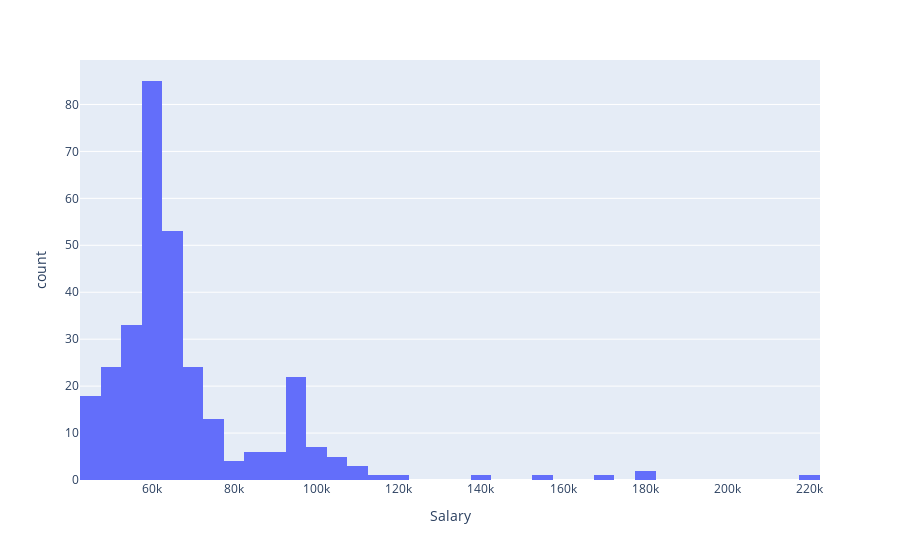

This figure's notebook cell:
### Code cell
px.histogram(df, x="Salary")

### Figure 1 — Plotly figure (JSON) as saved in the notebook; plotly's stock layout.template omitted (floating-point values rounded to 4 significant figures; data arrays with more than 128 entries replaced by an {"elided": "..."} marker saying what was removed)
{"data": [{"alignmentgroup": "True", "bingroup": "x", "hovertemplate": "Salary=%{x}<br>count=%{y}<extra></extra>", "legendgroup": "", "marker": {"color": "#636efa", "pattern": {"shape": ""}}, "name": "", "offsetgroup": "", "orientation": "v", "showlegend": false, "type": "histogram", "x": {"elided": "311 float values"}, "xaxis": "x", "yaxis": "y"}], "layout": {"barmode": "relative", "legend": {"tracegroupgap": 0}, "margin": {"t": 60}, "xaxis": {"anchor": "y", "domain": [0, 1], "title": {"text": "Salary"}}, "yaxis": {"anchor": "x", "domain": [0, 1], "title": {"text": "count"}}}}
